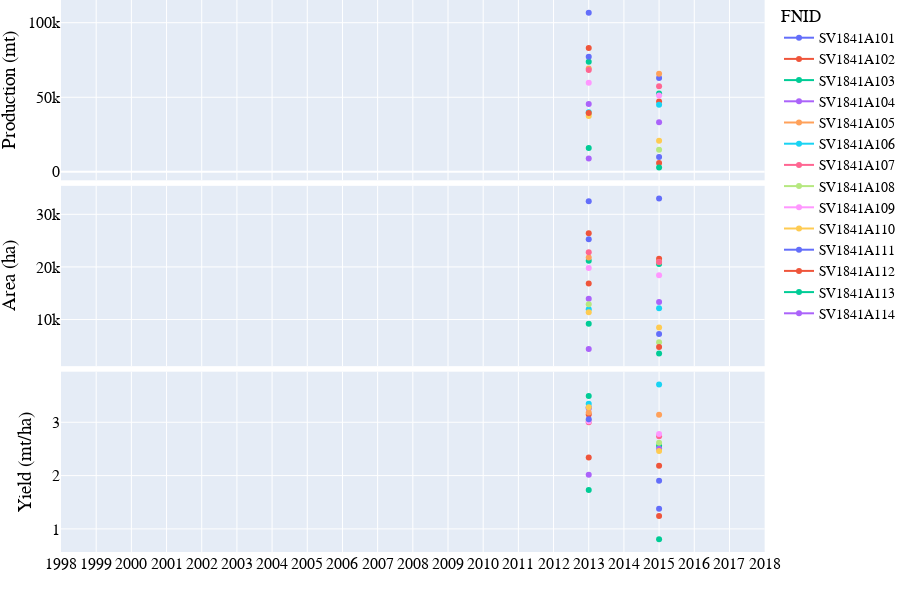
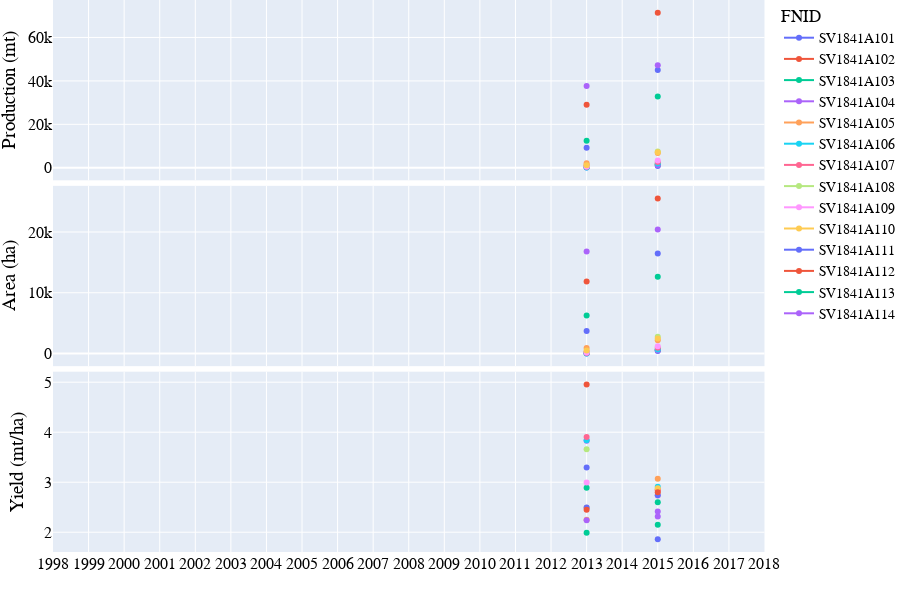
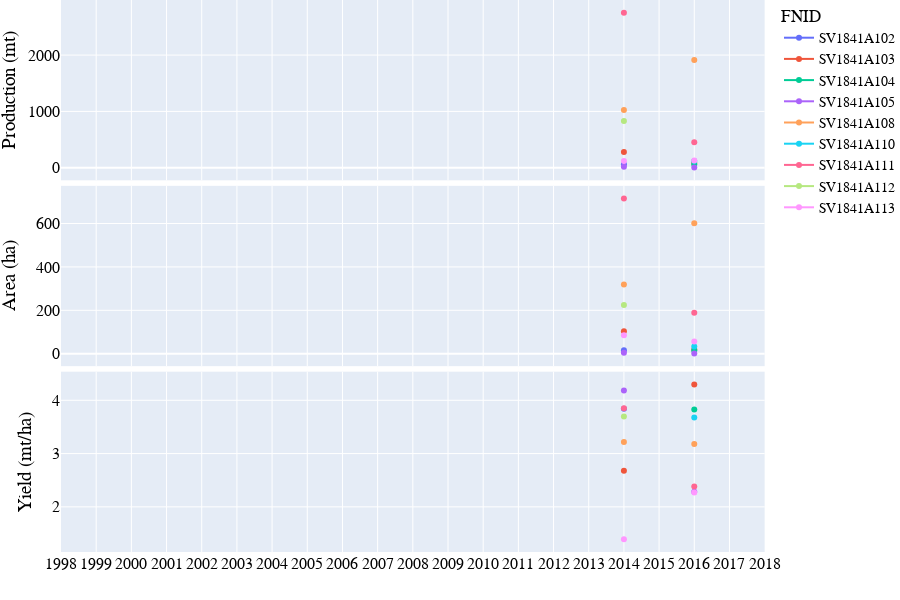
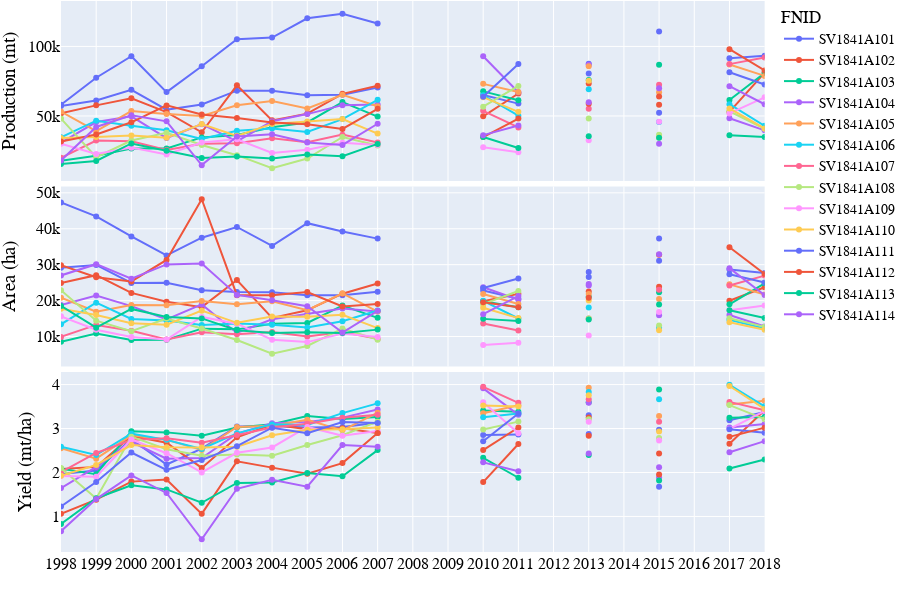

The notebook cell these images were saved under, in order:
### Code cell
# Lineplot of Production-Area-Yield (PAY) time-series
country_iso, country_name = 'SV', 'El Salvador'
df = pd.read_hdf('../data/crop/adm_crop_production_%s.hdf' % country_iso)
df = df[df['gscd_code']=='calibrated']; df['year'] = df['harvest_year']
year = [df['year'].min(), df['year'].max()]
product_season = [
    ['Maize','Primera'],
    ['Maize','Postrera'],
    ['Maize','Apante'],
    ['Maize','Annual harvest'],
    ['Rice','Annual harvest'],
    ['Sorghum','Postrera'],
    ['Sorghum','Apante'],
    ['Sorghum','Primera'],
    ['Sorghum','Annual harvest'],
]
for product_name, season_name in product_season:
    footnote = 'Production-Area-Yield (PAY) time-series of %s - %s - %s' % (country_iso, product_name, season_name)
    fn_save = '../figures/%s_line_pay_%s_%s.png' % (country_iso, product_name, season_name)
    sub = df[(df['product'] == product_name) & (df['season_name'] == season_name)]
    if len(sub)==0:
        continue
    fig = PlotLinePAY(sub, year, footnote, fn_save)
    fig.show()
